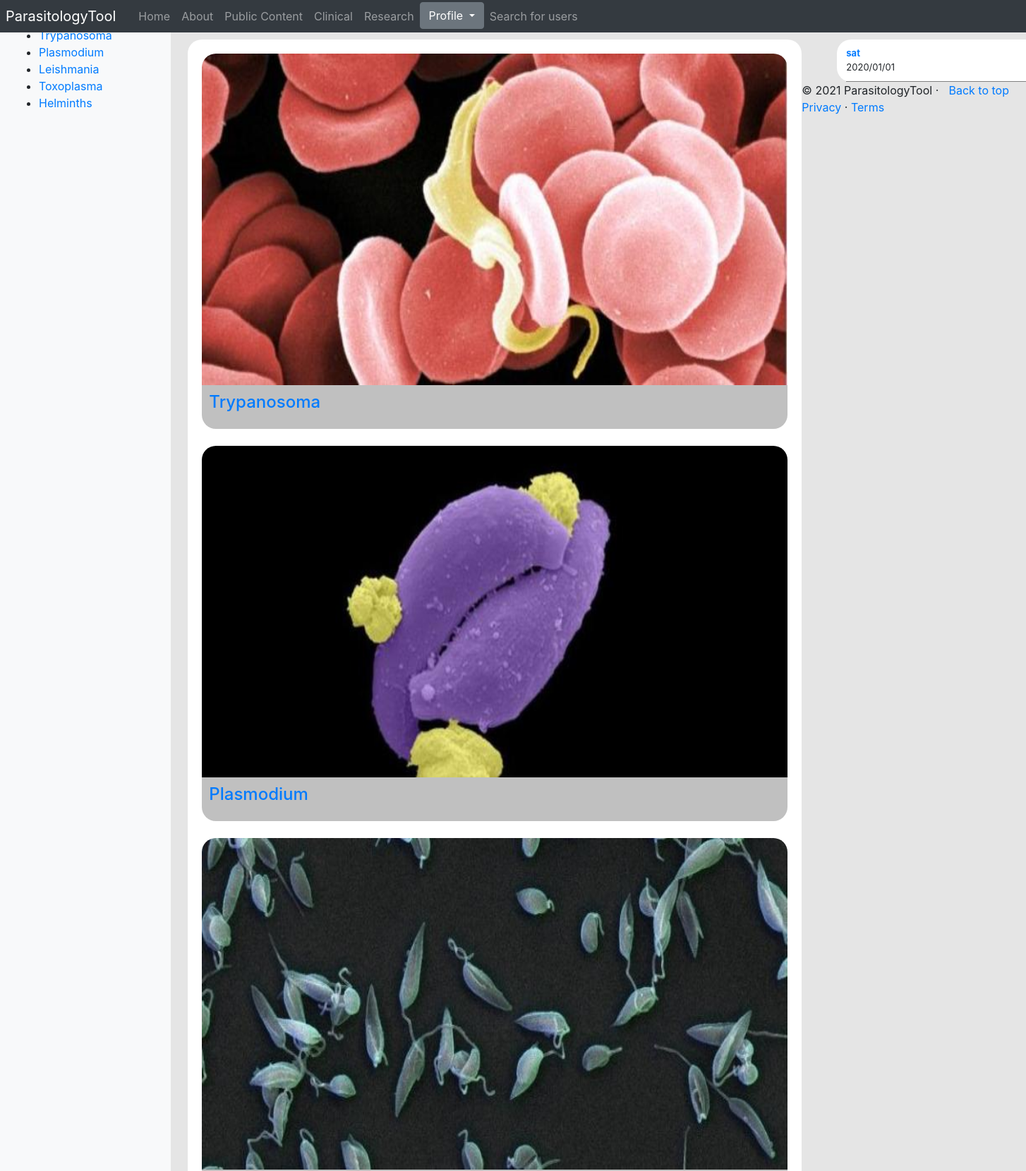
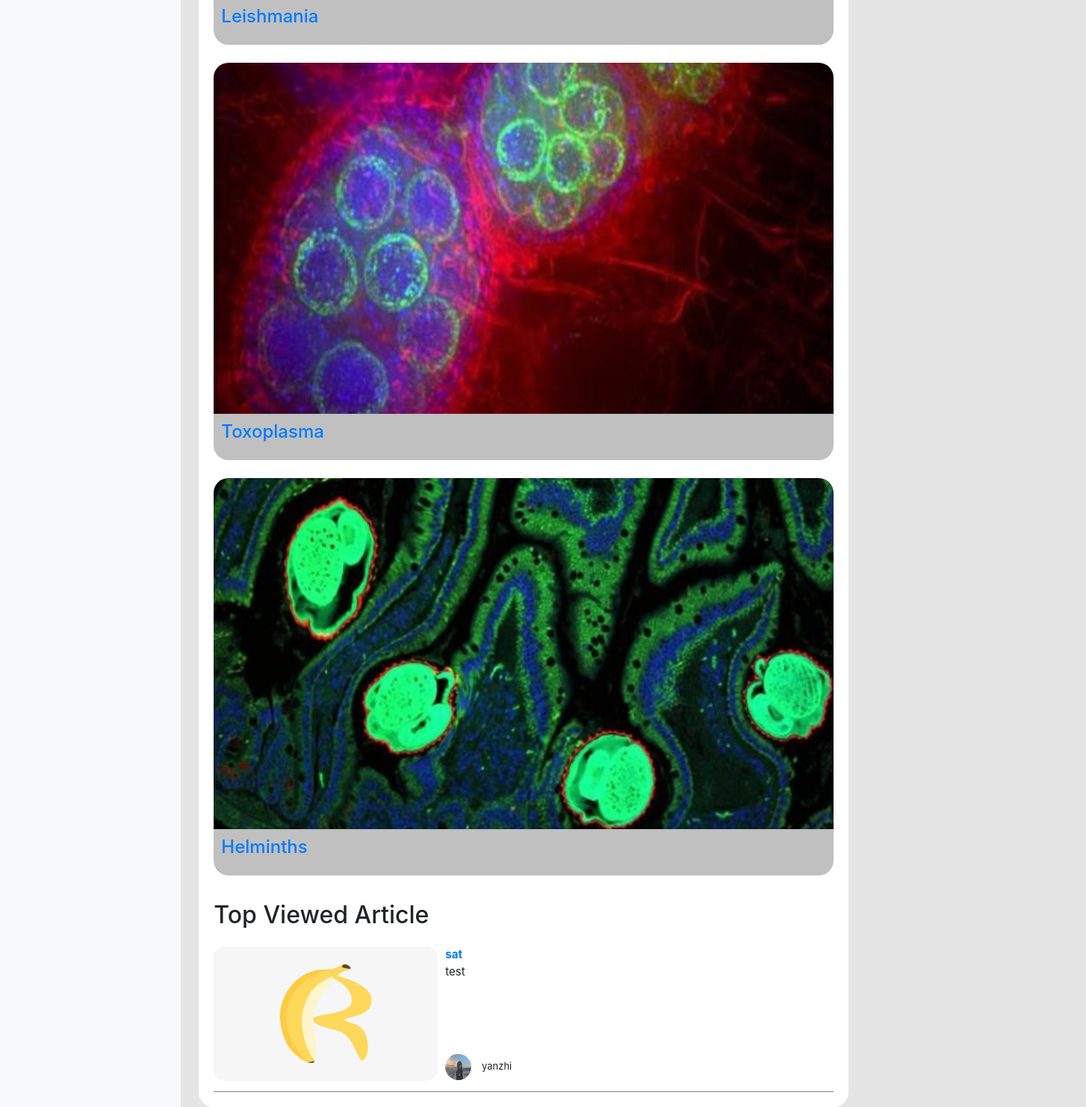
Page /parasitologyTool/public_content/ (signed in) on the committed database (2 pictures, top to bottom).
### parasitologyTool/models.py (models this page shows, shortened)
class Parasite(models.Model):
	NAME_MAX_LENGTH = 128
	name = models.CharField(max_length=NAME_MAX_LENGTH, unique=True)
	views = models.IntegerField(default=0)
	picture = models.ImageField(upload_to='parasite_pic')
	intro = models.CharField(max_length=3000)

class Article(models.Model):
	TITLE_MAX_LENGTH = 128
	URL_MAX_LENGTH = 200
	parasite = models.ForeignKey(Parasite, on_delete=models.CASCADE, default=None)
	title = models.CharField(max_length=TITLE_MAX_LENGTH, unique=True)
	content = models.TextField(default=None)
	user = models.ForeignKey(UserProfile, on_delete=models.CASCADE, default=None)
	url = models.URLField(max_length=URL_MAX_LENGTH)
	views = models.IntegerField(default=0)
	picture = models.ImageField(upload_to='article_pic')
	date_posted = models.DateTimeField(default=timezone.now)
	class Meta:
		ordering = ['-date_posted',]

class UserProfile(models.Model):
	user = models.OneToOneField(User, on_delete=models.CASCADE)
	profile_picture = models.ImageField(upload_to="profile_pictures", default="profile_pictures/default_pic.png")
	ROLE_CHOICES = [
		('clinician', 'Clinician'),
		('researcher', 'Researcher'),
		('public', 'Public'),
		('admin', 'Admin'),
	]
	role = models.CharField(max_length=50, choices=ROLE_CHOICES, default='Public')
	@property
	def username(self):
		return self.user.username

### parasitologyTool/views.py (the view)
# urls.py: path('public_content/', views.public_content, name='public_content'),
def public_content(request):
    context_dict = {}
    parasite_list = Parasite.objects.order_by('name')
    top_viewed_parasite = Parasite.objects.order_by('-views')[:5]
    article_list = Article.objects.order_by('views')
    context_dict['parasites'] = parasite_list
    context_dict['articles'] = article_list
    context_dict['top_viewed_parasite'] = top_viewed_parasite
    return render(request, 'parasitologyTool/public_content.html', context=context_dict)

### parasitologyTool/templatetags/parasitologyTool_template_tags.py (called while the page is built)
@register.inclusion_tag('parasitologyTool/parasite_list.html')
def get_parasite_list(current_category=None):
	return {'parasites': Parasite.objects.all(),
	        'current_category':current_category}

### templates/parasitologyTool/public_content.html (shortened to what this page needs)
{% extends 'parasitologyTool/base.html' %}
{% load static %}
{% block body_block %}
<link rel="stylesheet" href="{% static 'css/pub-cont.css' %}">
    <body>
        <h1>Public Content</h1>
        <div class="box">
            {% for p in top_viewed_parasite %}
                {% if p %}
                <div>
                    <div class="box-bg">
                        <a href="{% url 'parasitologyTool:public_parasite_page' p.id %}">
                        <img src="{{ MEDIA_URL }}{{ p.picture }}"
                             alt="Trypanosoma" />
                        </a>
                    </div>
                    <div class="box-text">
                        <a href="{% url 'parasitologyTool:public_parasite_page' p.id %}"><h2>{{ p.name }}</h2></a>
                    </div>
                </div>
                {% else %}
                <strong>No parasites</strong>
                {% endif %}
                <br>
            {% endfor %}
            <div class="a-box">
            <h2>Top Viewed Article</h2>
            <div>
                {% if articles %}
                    {% for article in articles %}
                    <div class="a-s-box">
                        <div>
                            <a href="{{ article.url }}">
                            <img src="{{ MEDIA_URL }}{{ article.picture }}"
                              alt="picture of article" />
                            </a>
                        </div>
                        <div>
                            <a href="{{ article.url }}"><strong>{{ article.title }}</strong></a>
                            <br>
                            {{ article.content }}
                        </div>
                        <div class="a-s-box-author">
                            <img src="{{ MEDIA_URL }}{{ article.user.profile_picture }}"
                                alt="picture of article" />
                            {{ article.user.username }}
                        </div>
                    </div>
                    {% endfor %}
                {% else %}
                    <strong>No Articles</strong>
                {% endif %}
            </div>
            </div>
        </div>
    </body>
    <div class="rside">
        {% if articles %}
            {% for article in articles %}
            <div class="rside-box">
                <a href="{{ article.url }}"><strong>{{ article.title }}</strong></a></li>
                <br>2020/01/01
            </div>
            {% endfor %}
        {% else %}
            <strong>No Articles</strong>
        {% endif %}
    </div>
{% endblock %}

### templates/parasitologyTool/parasite_list.html
{% if parasites %}
    <ul>
    {% for p in parasites %}
        {% if p == current_category %}
            <li><strong><a href="{% url 'parasitologyTool:goto' %}?parasite_id={{ p.id }}">{{ p.name }}</a></strong></li>
        {% else %}
            <li><a href="{% url 'parasitologyTool:goto' %}?parasite_id={{ p.id }}">{{ p.name }}</a></li>
        {% endif %}
    {% endfor %}
    </ul>
{% else %}
    <strong>No parasites</strong>
{% endif %}

### static/css/pub-cont.css (style rules this page uses)
body { background: #E5E5E5; }
.box { width: 870px; background: white; padding: 20px; border-radius: 20px; float: left; }
.box-bg img { width: 830px; height: 470px; border-radius: 20px;border-bottom-right-radius: 0px; border-bottom-left-radius: 0px; }
.box-text { padding: 10px ; background: silver; border-radius: 20px; border-top-left-radius: 0px; border-top-right-radius: 0px; }
.box-text h2 { width: 580px; height: 34px; font-size: 24px; text-align: left; }
.a-box { padding-top: 10px; font-size: 15px; }
.a-s-box { padding-bottom: 15px; padding-top: 15px; border-bottom: solid 0.5px gray; height: 210px; position: relative; }
.a-s-box img { border-radius: 15px; width: 300px; height: 180px; float: left; margin-right: 10px; }
.a-s-box-author img { float: initial; width: 35px; height: 35px; border-radius: 50%; }
.a-s-box-author { font-size: 13px; position: absolute; bottom: 15px; left: 310px; }
.rside { width: 300px; margin-left: 920px; background: white; border-radius: 20px; }
.rside-box { margin-left: 13px; margin-right: 13px; border-bottom: solid 0.5px gray; padding-bottom: 10px; padding-top: 10px; font-size: 13px; }

### rows in the picture
Parasite: name "Trypanosoma", picture (picture)
Parasite: name "Plasmodium", picture (picture)
Parasite: name "Leishmania", picture (picture)
Parasite: name "Toxoplasma", picture (picture)
Parasite: name "Helminths", picture (picture)
Article: picture (picture), title "sat", content "test", user.profile_picture (picture), user.username "yanzhi"
